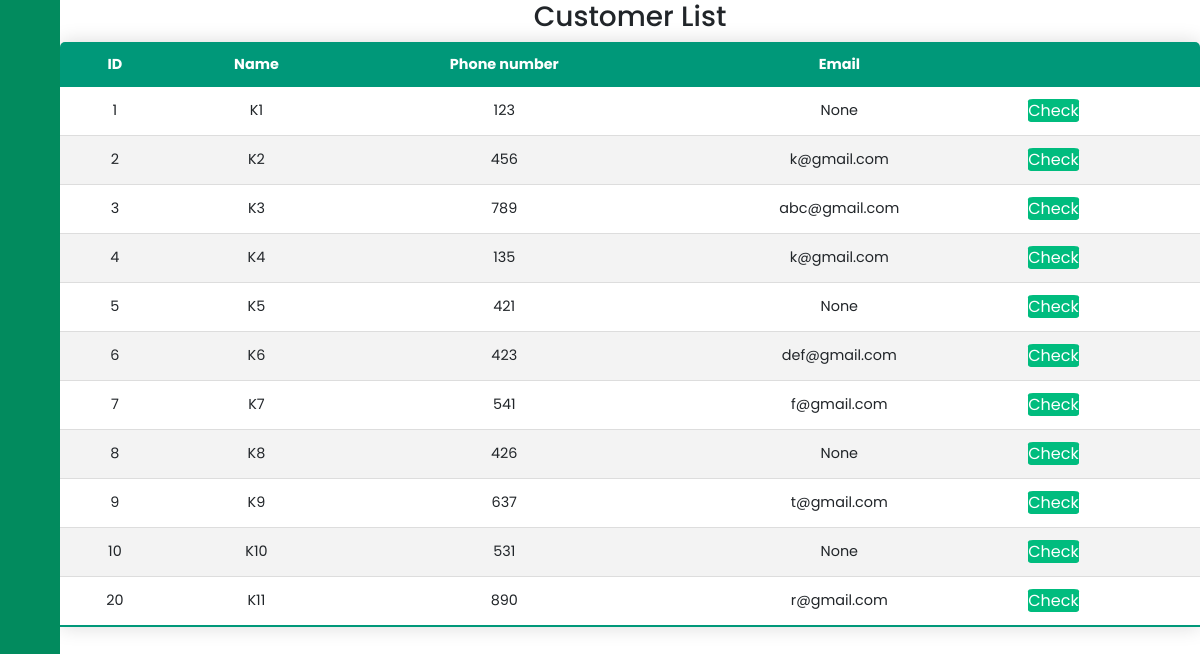
The app's page /product/customer/ (signed in) with its own data.
### products/models.py (models this page shows, shortened)
class Customer(models.Model):
    name = models.CharField(max_length=10)
    phone = models.IntegerField(unique=True, blank=False, null=False)
    email = models.CharField(
        db_column='Email', max_length=20, blank=True, null=True)
    level = models.CharField(
        db_column='Level', max_length=8, blank=True, default='Đồng')
    totalorder = models.IntegerField(
        db_column='TotalOrder', blank=True, default=0)
    totalpay = models.IntegerField(db_column='TotalPay', blank=True, default=0)

### products/views.py (the view)
# urls.py: path('customer/', cus_list, name='cus-list'),
def cus_list(request):
    if not request.user.is_authenticated:
        return render(request, "t/Login.html", {})
    rec = Pos.cus_list()
    context = {"cus_list": rec, 'type': 106}
    return render(request, "t/Customer.html", context)

### products/models.py (called while the page is built)
    @staticmethod
    def cus_list():
        return CustomerDB.get_cus_list()

    @staticmethod
    def get_cus_list():
        return Customer.objects.all()

### products/templates/t/Customer.html
{% extends 't/main.html' %}
{% load static %}
{% block content %}
<div class="main-content" style="display: block" id="105">
    <div class="ngang">
        <table class="content-table">
            <h3>
                <center>Customer List</center>
            </h3>
            <thead>
                <tr>
                    <th>
                        <center>ID</center>
                    </th>
                    <th>
                        <center>Name</center>
                    </th>
                    <th>
                        <center>Phone number</center>
                    </th>
                    <th>
                        <center>Email</center>
                    </th>
                    <th></th>
                </tr>
            </thead>
            <tbody>
                {% for item in cus_list %}
                <tr>
                    <td>
                        <center>{{ item.id }}</center>
                    </td>
                    <td>
                        <center>{{ item.name }}</center>
                    </td>
                    <td>
                        <center>{{ item.phone }}</center>
                    </td>
                    <td>
                        <center>{{ item.email }}</center>
                    </td>
                    <td><a style="text-decoration: none" class="check" href="./{{ item.id }}">Check</td>
                </tr>
                {% endfor %}
            </tbody>
        </table>
    </div>
</div>
{% endblock content %}

### static/css/main.css (style rules this page uses)
:root { --primaryColor: rgb(0, 188, 126); --primaryHover: rgb(5, 151, 103); --secondaryColor: rgb(0, 26, 80); --secondaryHover: rgb(2, 36, 107); --textColor: rgb(255, 255, 255); --footerBgColor: rgb(29, 29, 29); --paragraphColor: rgb(175, 175, 175); --greyBG: rgb(246, 246, 246); --main-color: #027581; --color-dark: #1D2231; --text-grey: #8390A2; }
* { padding: 0; margin: 0; -webkit-box-sizing: border-box; box-sizing: border-box; font-family: "Poppins", sans-serif; }
html { scroll-behavior: smooth; }
a { text-decoration: none; }
.main-content { position: relative; margin-left: 240px; transition: margin-left 500ms; display: none; }
@media only screen and (max-width: 1200px) { .main-content { margin-left: 60px; display: none; } }
@media only screen and (max-width: 1200px) { .main-content { width: calc(100% - 60px); display: none; } }
.check { background: var(--primaryColor); color: var(--textColor); border: none; outline: none; border-radius: 10%; padding: auto; font-size: 16px; }
.content-table { border-collapse: collapse; margin: 0px; font-size: 0.9em; min-width: 100%; border-radius: 5px 5px 0 0; overflow: hidden; box-shadow: 0 0 20px rgba(0, 0, 0, 0.15); }
.content-table thead tr { background-color: #009879; color: #ffffff; text-align: left; font-weight: bold; }
.content-table th, .content-table td { padding: 12px 15px; }
.content-table tbody tr { border-bottom: 1px solid #dddddd; }
.content-table tbody tr:nth-of-type(even) { background-color: #f3f3f3; }
.content-table tbody tr:last-of-type { border-bottom: 2px solid #009879; }

### records on screen
Customer: id "1", name "K1", phone "123", email "None"
Customer: id "2", name "K2", phone "456", email "k@gmail.com"
Customer: id "3", name "K3", phone "789", email "abc@gmail.com"
Customer: id "4", name "K4", phone "135", email "k@gmail.com"
Customer: id "5", name "K5", phone "421", email "None"
Customer: id "6", name "K6", phone "423", email "def@gmail.com"
Customer: id "7", name "K7", phone "541", email "f@gmail.com"
Customer: id "8", name "K8", phone "426", email "None"
Customer: id "9", name "K9", phone "637", email "t@gmail.com"
Customer: id "10", name "K10", phone "531", email "None"
Customer: id "20", name "K11", phone "890", email "r@gmail.com"
